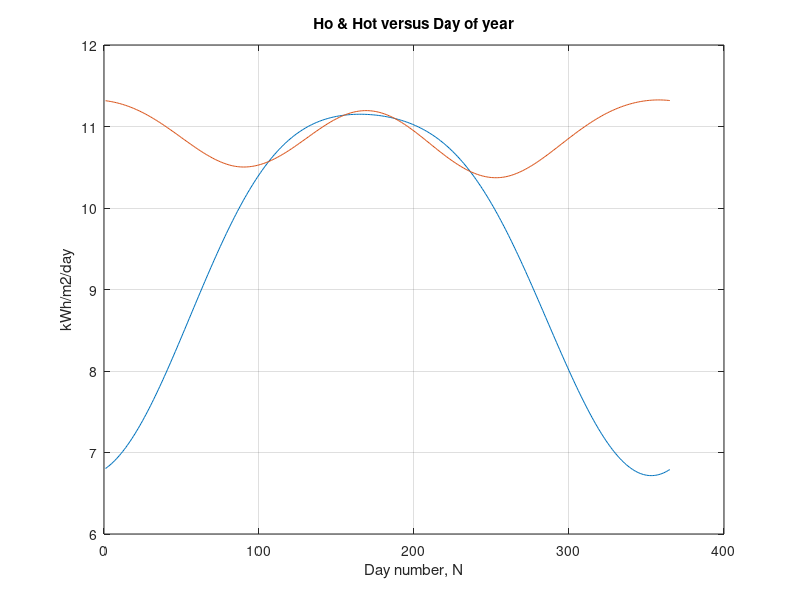

This figure's MATLAB source:
% % % % % % % % % % % % % % % % % % % % % % % % % 
% Description : Calculation of the incident energy on a Tilted surface
%               given the latitude and day number.Following sun everyday (ignoring atmospheric
%               effects
% INPUTS
%       N= Day number,N=1 for jan 1st & N=365 for dec 31st
%       Q= Latitude of the place in degrees (convert to radians)
clc
clear
% INPUTS

% Locality
% Latitude Q = 22.5289442 deg North (IIT indore,APJ)
Q= 22.53;
Q=Q*pi/180; % in radians 

%Now to make plate a sun follower Q-B(angle made with equatorial plane) 
%should be equal to the declination angle d
%constants
Lsc = 1.37 ; %kW/m2 - mean solar constant

% Calculation of insolation and energy on all days of the year
    
    for N=1:365
        
    %Calculation of declination
    a = 2*pi*(N-80)/365 ;
    d = 23.45*sin(a)*(pi/180) ; % radians
    B=Q-d;
    % calculation of extra-terrestrial insolation scale factor and hour
    % angle
    k = 1 + 0.033*cos(2*pi*N/365);
    wsr = acos(-1*tan(d)*tan(Q));
    wsrb = acos(-1*tan(d)*tan(Q-B));
    
    wsrt = min(wsr,wsrb);
    
    % Calculation of daily energy available for horizontal surface
    % (kWh/m2/day)
    
    Ho(N) = (24*k*Lsc/pi)*(cos(d)*cos(Q)*sin(wsr) + wsr*sin(d)*sin(Q));
    Hot(N) = (24*k*Lsc/pi)*(cos(d)*cos(Q-B)*sin(wsrt) + wsrt*sin(d)*sin(Q-B));
    days(N) = N;

    end
figure
plot(days,Ho,days,Hot);grid, xlabel('Day number, N'), ylabel('kWh/m2/day'), title('Ho & Hot versus Day of year');

